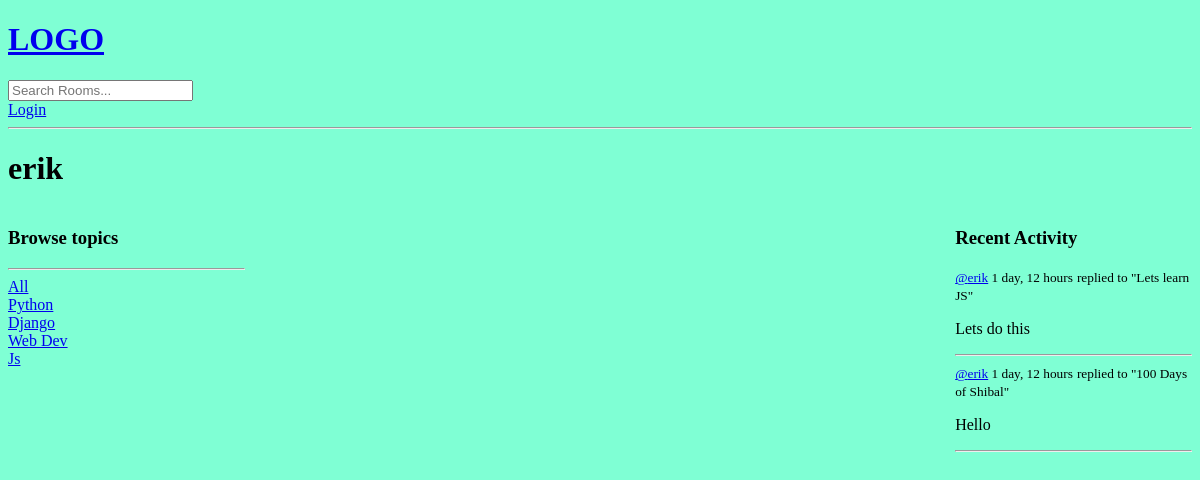
Before: /profile/3/ with the older database file.
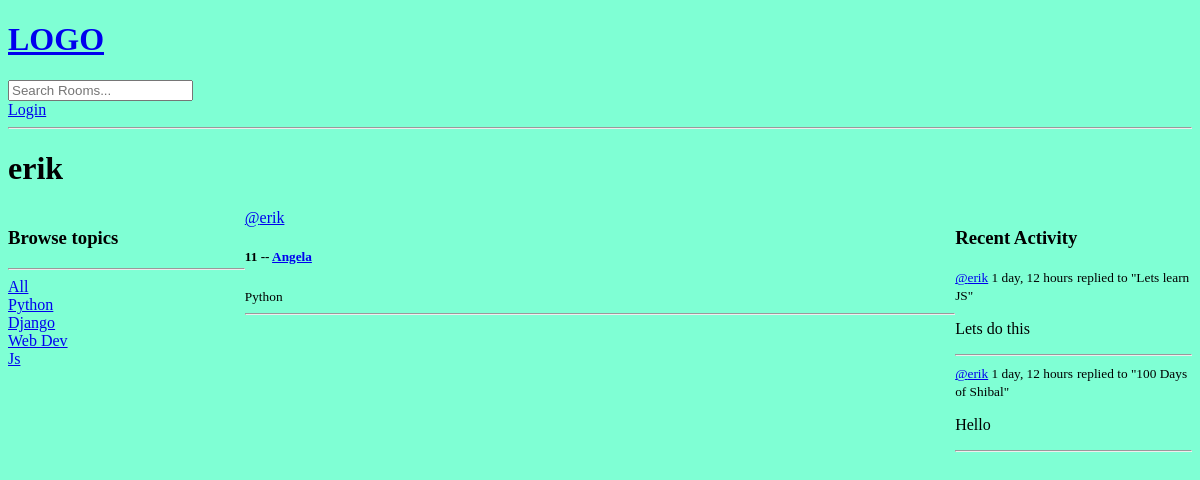
After: the same page with the newer database file.
### base/models.py (models this page shows, shortened)
class Topic(models.Model):
    name = models.CharField(max_length=200)

class Message(models.Model):
    user = models.ForeignKey(User, on_delete=models.CASCADE)
    room = models.ForeignKey(Room, on_delete=models.CASCADE)
    body = models.TextField()
    updated = models.DateTimeField(auto_now=True)
    created = models.DateTimeField(auto_now_add=True)
    class Meta:
        ordering = ['-updated', '-created']
    def __str__(self):
        return self.body[0:50]

class Room(models.Model):
    host = models.ForeignKey(User, on_delete=models.SET_NULL, null=True)
    topic = models.ForeignKey(Topic, on_delete=models.SET_NULL, null=True)
    name = models.CharField(max_length=200)
    description = models.TextField(null=True, blank=True)
    participants = models.ManyToManyField(User, related_name='participants', blank=True)
    updated = models.DateTimeField(auto_now=True)
    created = models.DateTimeField(auto_now_add=True)
    class Meta:
        ordering = ['-updated', '-created']
    def __str__(self):
        return self.name

### base/views.py (the view)
# urls.py: path('profile/<str:pk>/', views.user_profile, name='user-profile'),
def user_profile(request, pk):
    user = User.objects.get(id=pk)
    rooms = user.room_set.all()
    room_messages = user.message_set.all()
    topics = Topic.objects.all()
    context = {'user':user, 'rooms':rooms, 'room_messages': room_messages, 'topics':topics}
    return render(request, 'base/profile.html', context)

### base/templates/base/profile.html (shortened to what this page needs)
{% extends 'main.html' %}
{% block content %}
<h1>{{user.username}}</h1>
<div class="profile-container">
    <div>
        {% include 'base/topics_component.html' %}
    </div>
    <div>
        {% include 'base/feed_component.html' %}
    </div>
    <div>
        {% include 'base/activity_component.html' %}
    </div>
</div>
{% endblock content %}

### base/templates/base/topics_component.html
    <h3>Browse topics</h3>
    <hr>
    <div>
        <a href="{% url 'home' %}">All</a>
    </div>
    {% for topic in topics %}
    <div>
        <a href="{% url 'home' %}?q={{topic.name}}">{{topic.name}}</a>
    </div>
    {% endfor %}

### base/templates/base/feed_component.html (shortened to what this page needs)
<div>
    {% for room in rooms %}
    <div>
        <a href="{% url 'user-profile' room.host.id %}">@{{room.host.username}}</a>
        <h5>{{room.id}} -- <a href="{% url 'room' room.id %}">{{room.name}}</a></h5>
        <small>{{room.topic.name}}</small>
        <hr>
    </div>
    {% endfor %}
</div>

### base/templates/base/activity_component.html (shortened to what this page needs)
<h3>Recent Activity</h3>
{%  for message in room_messages %}
<div>
    <small><a href="{% url 'user-profile' message.user.id %}">@{{message.user}}</a>
    {{message.created|timesince}}</small>
    <small>replied to "{{message.room}}"</small>
    <p>{{message}}</p>
    <hr>
    </div>
{% endfor %}

Changed rows visible on the page:
added Room: host.username "erik", id "11", name "Angela", topic.name "Python"
